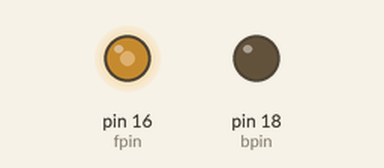
This program was run on a simulated Raspberry Pi (header pin numbers). Shown: output pins drawn as LEDs (lit = HIGH). At 60.0 s the program stops and its outputs stay as they are.

Above: at 0.05 s.
At 6.0 s:
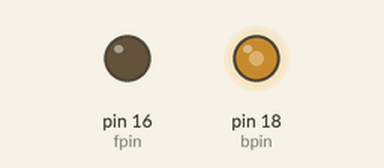
Timing chart, 0 to 7.8 s (numbered marks = the images above):
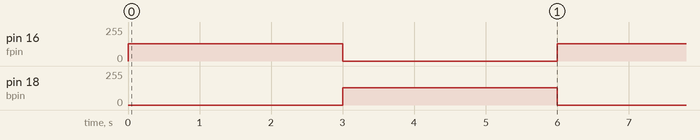

Measured:
- by itself, pin 16 (fpin), pin 18 (bpin): alternates 128/255 for 3.0 s and 0/255 for 3.0 s

The program:

motor.py
```python
import RPi.GPIO as GPIO
import time
import curses

class Motor:
    def __init__(self):
        GPIO.setwarnings(False)
        GPIO.setmode(GPIO.BOARD)
        self.fpin = 16 # forward
        self.bpin = 18 # backword
        GPIO.setup(self.fpin, GPIO.OUT)
        GPIO.setup(self.bpin, GPIO.OUT)
        self.forward = GPIO.PWM(self.fpin, 50)
        self.backward = GPIO.PWM(self.bpin, 50)
        self.forward.start(0)
        self.backward.start(0)

    def MotorDrive(self):
        count = 0
        while True:
            if count == 10:
                self.forward.stop()
                self.backward.stop()
                break
            else:
                self.forward.ChangeDutyCycle(50)
                self.backward.ChangeDutyCycle(0)
                time.sleep(3)
                self.forward.ChangeDutyCycle(0)
                self.backward.ChangeDutyCycle(50)
                time.sleep(3)
                count += 1


motor = Motor()
motor.MotorDrive()
GPIO.cleanup()
```
